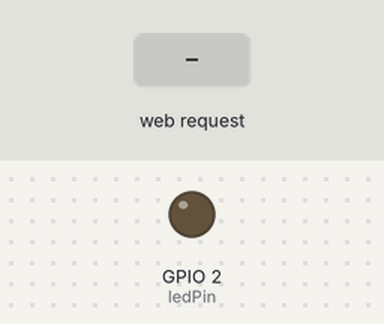
A sketch run on a simulated ESP32. Parts: output pins drawn as LEDs (lit = HIGH). The inputs (shaded band) are chosen by the test bench. Storage starts empty; what the sketch prints to the serial monitor is not drawn.

Above: at 3.2 s.
3.3 s: HTTP request GET /on received
At 3.8 s:
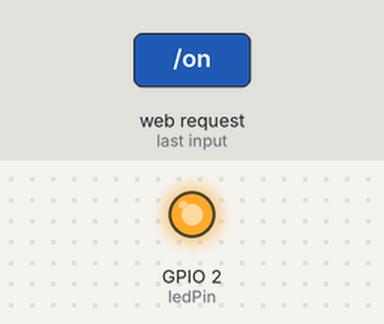
4.8 s: HTTP request GET /off received
At 6.1 s:
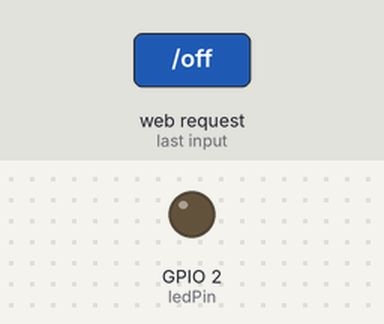
Timing chart, 0 to 7.8 s (numbered marks = the images above; inputs shaded):
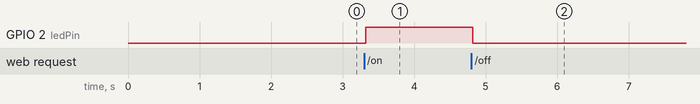

Measured:
- after the input at 3.3 s, GPIO 2 (ledPin): LOW → HIGH at once
- after the input at 4.8 s, GPIO 2 (ledPin): HIGH → LOW at once

The sketch:

TestWebServer.ino
```cpp
#include <WiFi.h>
#include <ESPAsyncWebServer.h>
#include <LittleFS.h>

const char* ssid = "Nitro Cell";
const char* password = "12345678";

AsyncWebServer server(80);

const int ledPin = 2;

void setup() {

  Serial.begin(115200);
  delay(2000);

  pinMode(ledPin, OUTPUT);

  Serial.println("Mounting LittleFS...");

  // format if filesystem not present
  if (!LittleFS.begin(true, "/littlefs", 10, "littlefs")) {
    Serial.println("LittleFS Mount Failed");
    return;
  }

  Serial.println("LittleFS Mounted!");

  // Start AP
  WiFi.softAP(ssid, password);

  Serial.print("AP IP address: ");
  Serial.println(WiFi.softAPIP());

  // LED endpoints
  server.on("/on", HTTP_GET, [](AsyncWebServerRequest *request){
    digitalWrite(ledPin, HIGH);
    request->send(200, "text/plain", "LED ON");
  });

  server.on("/off", HTTP_GET, [](AsyncWebServerRequest *request){
    digitalWrite(ledPin, LOW);
    request->send(200, "text/plain", "LED OFF");
  });

  // serve files from filesystem
  server.serveStatic("/", LittleFS, "/").setDefaultFile("index.html");

  server.begin();

  Serial.println("Server started");
}

void loop() {}
```
